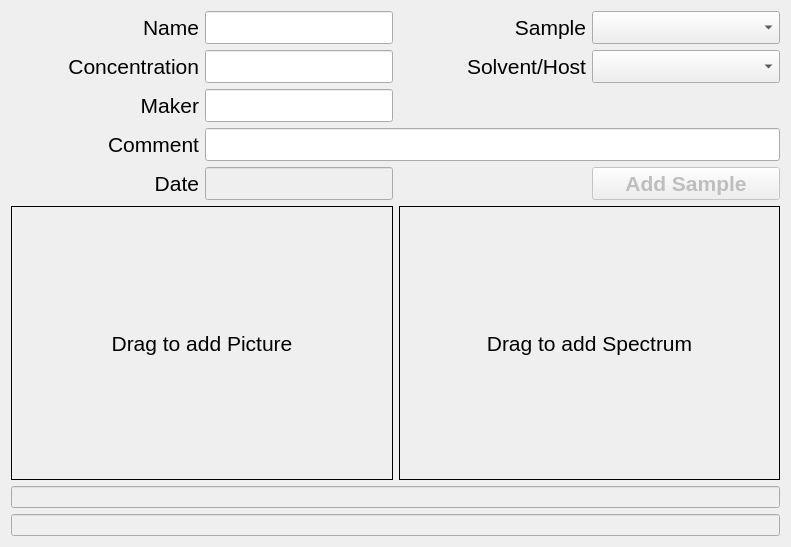
<?xml version="1.0" encoding="UTF-8"?>
<ui version="4.0">
 <class>AddSampleDialog</class>
 <widget class="QDialog" name="AddSampleDialog">
  <property name="geometry">
   <rect>
    <x>0</x>
    <y>0</y>
    <width>791</width>
    <height>547</height>
   </rect>
  </property>
  <property name="acceptDrops">
   <bool>true</bool>
  </property>
  <property name="windowTitle">
   <string>Dialog</string>
  </property>
  <layout class="QGridLayout" name="gridLayout" columnstretch="1,1,1,1">
   <item row="0" column="0">
    <widget class="QLabel" name="label">
     <property name="minimumSize">
      <size>
       <width>0</width>
       <height>30</height>
      </size>
     </property>
     <property name="font">
      <font>
       <pointsize>16</pointsize>
      </font>
     </property>
     <property name="text">
      <string>Name</string>
     </property>
     <property name="alignment">
      <set>Qt::AlignRight|Qt::AlignTrailing|Qt::AlignVCenter</set>
     </property>
    </widget>
   </item>
   <item row="0" column="1">
    <widget class="QLineEdit" name="lineEdit_sampleName">
     <property name="minimumSize">
      <size>
       <width>0</width>
       <height>30</height>
      </size>
     </property>
     <property name="font">
      <font>
       <pointsize>16</pointsize>
      </font>
     </property>
    </widget>
   </item>
   <item row="0" column="2">
    <widget class="QLabel" name="label_6">
     <property name="minimumSize">
      <size>
       <width>0</width>
       <height>30</height>
      </size>
     </property>
     <property name="font">
      <font>
       <pointsize>16</pointsize>
      </font>
     </property>
     <property name="text">
      <string>Sample</string>
     </property>
     <property name="alignment">
      <set>Qt::AlignRight|Qt::AlignTrailing|Qt::AlignVCenter</set>
     </property>
    </widget>
   </item>
   <item row="0" column="3">
    <widget class="QComboBox" name="comboBox_chemical">
     <property name="minimumSize">
      <size>
       <width>0</width>
       <height>30</height>
      </size>
     </property>
     <property name="font">
      <font>
       <pointsize>16</pointsize>
      </font>
     </property>
    </widget>
   </item>
   <item row="1" column="0">
    <widget class="QLabel" name="label_2">
     <property name="minimumSize">
      <size>
       <width>0</width>
       <height>30</height>
      </size>
     </property>
     <property name="font">
      <font>
       <pointsize>16</pointsize>
      </font>
     </property>
     <property name="text">
      <string>Concentration</string>
     </property>
     <property name="alignment">
      <set>Qt::AlignRight|Qt::AlignTrailing|Qt::AlignVCenter</set>
     </property>
    </widget>
   </item>
   <item row="1" column="1">
    <widget class="QLineEdit" name="lineEdit_concentration">
     <property name="minimumSize">
      <size>
       <width>0</width>
       <height>30</height>
      </size>
     </property>
     <property name="font">
      <font>
       <pointsize>16</pointsize>
      </font>
     </property>
    </widget>
   </item>
   <item row="1" column="2">
    <widget class="QLabel" name="label_7">
     <property name="minimumSize">
      <size>
       <width>0</width>
       <height>30</height>
      </size>
     </property>
     <property name="font">
      <font>
       <pointsize>16</pointsize>
      </font>
     </property>
     <property name="text">
      <string>Solvent/Host</string>
     </property>
     <property name="alignment">
      <set>Qt::AlignRight|Qt::AlignTrailing|Qt::AlignVCenter</set>
     </property>
    </widget>
   </item>
   <item row="1" column="3">
    <widget class="QComboBox" name="comboBox_solvent">
     <property name="minimumSize">
      <size>
       <width>0</width>
       <height>30</height>
      </size>
     </property>
     <property name="font">
      <font>
       <pointsize>16</pointsize>
      </font>
     </property>
    </widget>
   </item>
   <item row="2" column="0">
    <widget class="QLabel" name="label_3">
     <property name="minimumSize">
      <size>
       <width>0</width>
       <height>30</height>
      </size>
     </property>
     <property name="font">
      <font>
       <pointsize>16</pointsize>
      </font>
     </property>
     <property name="text">
      <string>Maker</string>
     </property>
     <property name="alignment">
      <set>Qt::AlignRight|Qt::AlignTrailing|Qt::AlignVCenter</set>
     </property>
    </widget>
   </item>
   <item row="2" column="1">
    <widget class="QLineEdit" name="lineEdit_maker">
     <property name="minimumSize">
      <size>
       <width>0</width>
       <height>30</height>
      </size>
     </property>
     <property name="font">
      <font>
       <pointsize>16</pointsize>
      </font>
     </property>
    </widget>
   </item>
   <item row="3" column="0">
    <widget class="QLabel" name="label_4">
     <property name="minimumSize">
      <size>
       <width>0</width>
       <height>30</height>
      </size>
     </property>
     <property name="font">
      <font>
       <pointsize>16</pointsize>
      </font>
     </property>
     <property name="text">
      <string>Comment</string>
     </property>
     <property name="alignment">
      <set>Qt::AlignRight|Qt::AlignTrailing|Qt::AlignVCenter</set>
     </property>
    </widget>
   </item>
   <item row="3" column="1" colspan="3">
    <widget class="QLineEdit" name="lineEdit_comment">
     <property name="minimumSize">
      <size>
       <width>0</width>
       <height>30</height>
      </size>
     </property>
     <property name="font">
      <font>
       <pointsize>16</pointsize>
      </font>
     </property>
    </widget>
   </item>
   <item row="4" column="0">
    <widget class="QLabel" name="label_5">
     <property name="minimumSize">
      <size>
       <width>0</width>
       <height>30</height>
      </size>
     </property>
     <property name="font">
      <font>
       <pointsize>16</pointsize>
      </font>
     </property>
     <property name="text">
      <string>Date</string>
     </property>
     <property name="alignment">
      <set>Qt::AlignRight|Qt::AlignTrailing|Qt::AlignVCenter</set>
     </property>
    </widget>
   </item>
   <item row="4" column="1">
    <widget class="QLineEdit" name="lineEdit_date">
     <property name="enabled">
      <bool>false</bool>
     </property>
     <property name="minimumSize">
      <size>
       <width>0</width>
       <height>30</height>
      </size>
     </property>
     <property name="font">
      <font>
       <pointsize>16</pointsize>
      </font>
     </property>
    </widget>
   </item>
   <item row="5" column="0" colspan="2">
    <widget class="QLabel" name="label_pic">
     <property name="font">
      <font>
       <pointsize>16</pointsize>
      </font>
     </property>
     <property name="frameShape">
      <enum>QFrame::Box</enum>
     </property>
     <property name="text">
      <string>Drag to add Picture</string>
     </property>
     <property name="alignment">
      <set>Qt::AlignCenter</set>
     </property>
    </widget>
   </item>
   <item row="5" column="2" colspan="2">
    <widget class="QLabel" name="label_spectrum">
     <property name="font">
      <font>
       <pointsize>16</pointsize>
      </font>
     </property>
     <property name="frameShape">
      <enum>QFrame::Box</enum>
     </property>
     <property name="text">
      <string>Drag to add Spectrum</string>
     </property>
     <property name="alignment">
      <set>Qt::AlignCenter</set>
     </property>
    </widget>
   </item>
   <item row="6" column="0" colspan="4">
    <widget class="QLineEdit" name="lineEdit_picPath">
     <property name="enabled">
      <bool>false</bool>
     </property>
    </widget>
   </item>
   <item row="7" column="0" colspan="4">
    <widget class="QLineEdit" name="lineEdit_spectrumPath">
     <property name="enabled">
      <bool>false</bool>
     </property>
    </widget>
   </item>
   <item row="4" column="3">
    <widget class="QPushButton" name="pushButton">
     <property name="enabled">
      <bool>false</bool>
     </property>
     <property name="minimumSize">
      <size>
       <width>0</width>
       <height>30</height>
      </size>
     </property>
     <property name="font">
      <font>
       <pointsize>16</pointsize>
       <weight>75</weight>
       <bold>true</bold>
      </font>
     </property>
     <property name="text">
      <string>Add Sample</string>
     </property>
    </widget>
   </item>
  </layout>
 </widget>
 <resources/>
 <connections/>
</ui>
